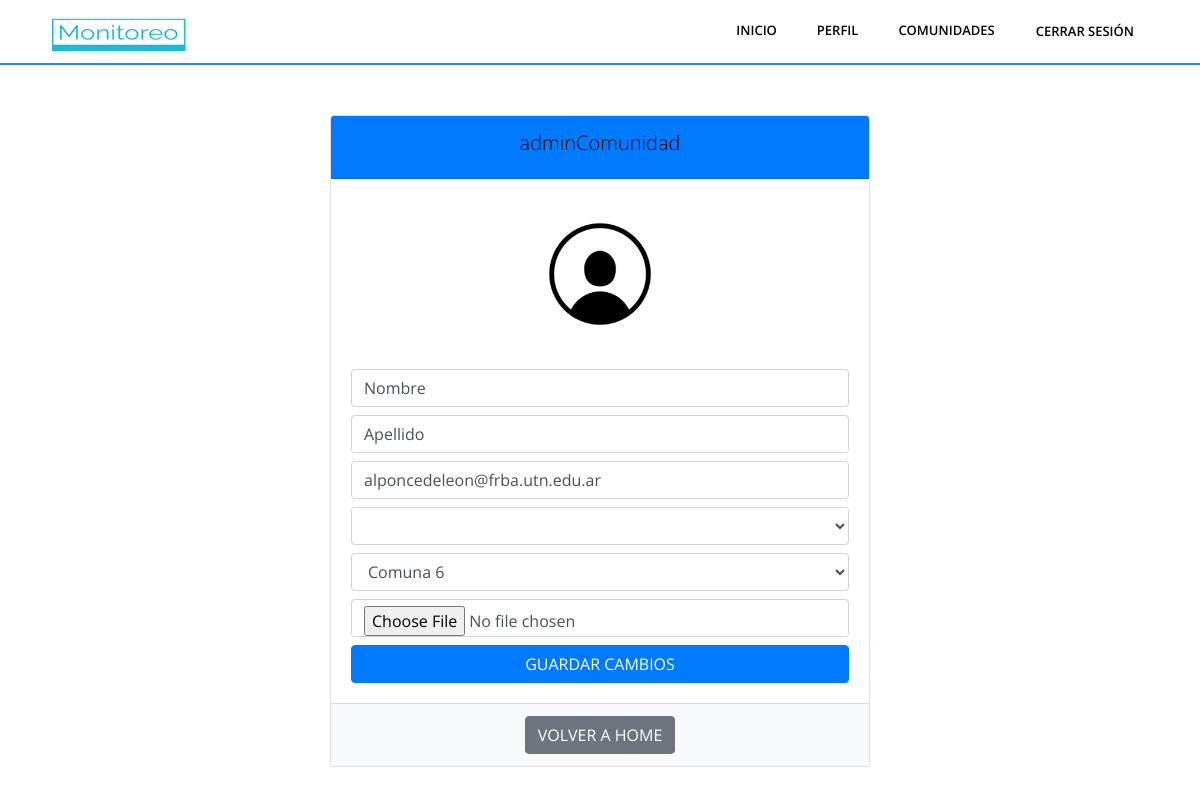
The page /perfil/ (signed in) on the database as committed earlier.
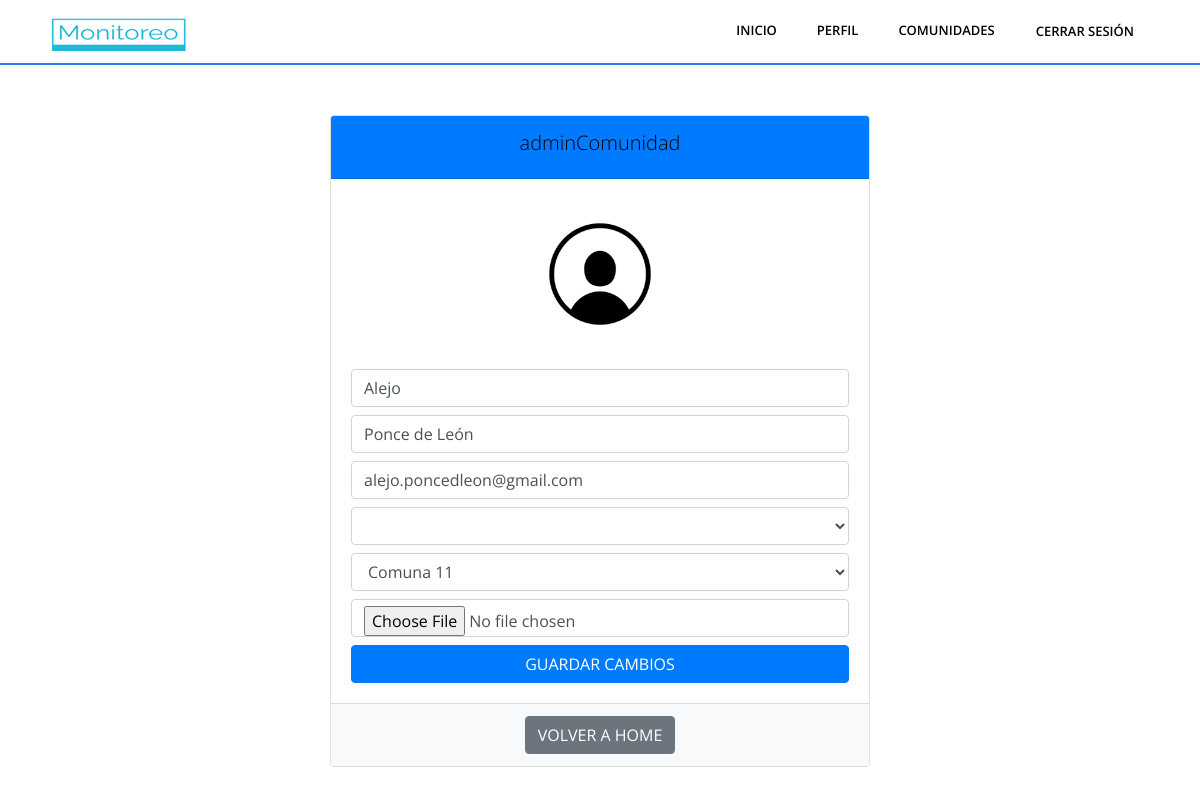
The same page on the database as committed later.
### Aplicaciones/Monitoreo/models.py (models this page shows)
class Perfil(models.Model):
    user = models.OneToOneField(User, on_delete=models.CASCADE)
    nombre = models.CharField(max_length=100)
    apellido = models.CharField(max_length=100)
    email = models.CharField(max_length=100, blank=True, null=True)
    direccion = models.CharField(max_length=100, blank=True, null=True)
    departamento = models.CharField(max_length=100, blank=True, null=True)
    comunidades = models.ManyToManyField(Comunidad, through=ComunidadPerfil, related_name='comunidades', blank=True)
    lineas = models.ManyToManyField(LineaTransporte, through=LineaPerfil, related_name='lineas', blank=True)
    profile_picture = models.ImageField(upload_to='profile_pics/', blank=True, null=True)
    ultima_latitud = models.FloatField(null=True, blank=True)
    ultima_longitud = models.FloatField(null=True, blank=True)
    def __str__(self):
        return self.user.username

### Aplicaciones/Monitoreo/views.py (the view)
# urls.py: path('perfil/',views.perfil_usuario, name = "perfil_usuario"),
@login_required
def perfil_usuario(request):
    group_names = requestGroups(request)
    perfil_usuario = get_object_or_404(Perfil, user=request.user)
    provincias = obtener_provincias()
    if request.method == 'POST':
        form = UserProfileForm(request.POST, request.FILES, instance=perfil_usuario)
        nuevo_email = request.POST.get('email')
        antiguo_email = perfil_usuario.email
        if form.is_valid():
            if(nuevo_email != antiguo_email):
                print('envio de mail en progreso')
                send_mail(
                    '¡Actualizaste tu mail!',
                    f'Hola {perfil_usuario.nombre},\n\nTodas las actualizaciones de tus servicios publicos favoritos llegaran a este correo.\n\nAtentamente,\nEl equipo de nuestra aplicación',
                    'alejo.poncedleon@gmail.com',  # Tu dirección de correo electrónico
                    [nuevo_email],  # Lista de direcciones de correo electrónico de destino
                    fail_silently=False,
                )
            form.save()
            return redirect('index')  # Cambia 'perfil' por el nombre de la URL de tu vista de perfil
    else:
        form = UserProfileForm(instance=perfil_usuario)
    context = {
        'request':request,
        'perfil_usuario': perfil_usuario,
        'form': form,
        'provincias': provincias,
        'groups':group_names
    }
    return render(request, 'perfil.html', context)

### Aplicaciones/Monitoreo/forms.py
class UserProfileForm(forms.ModelForm):
    class Meta:
        model = Perfil
        fields = ['nombre', 'apellido','email', 'direccion', 'departamento' , 'profile_picture']

### Aplicaciones/Monitoreo/requests.py (called while the page is built)
def obtener_provincias():
    try:
        url = 'https://apis.datos.gob.ar/georef/api/provincias'
        parametros = {
            'campos': 'nombre',
            'max':'1000'
        }
        response = requests.get(url, params=parametros)
        if response.status_code == 200:
            datos_json = response.json()
            return datos_json['provincias']
        else:
            print(f"Error al obtener datos: {response.status_code}")
            return None
    except requests.RequestException as e:
        print(f"Error de solicitud: {e}")
        return None

### Aplicaciones/Monitoreo/views.py (called while the page is built)
def requestGroups(request):
    user = request.user
    user_groups = user.groups.all()
    group_names = [group.name for group in user_groups]
    return group_names

### Aplicaciones/Monitoreo/templates/perfil.html (shortened to what this page needs)
{% load static %}
<!DOCTYPE html>
<html lang="es">
  {% include 'fragments/head.html' %}
  <body class="body-wrapper" data-spy="scroll" data-target=".privacy-nav">
    {% include 'fragments/header.html' %}
    <div class="container mt-5">
      <div class="row">
        <div class="col-md-6 offset-md-3">
          <div class="card">
            <div class="card-header bg-primary text-white">
              <h3 class="text-center">{{ user.username }}</h3>
            </div>
            <div class="card-body text-center">
              <img
                src="{{ perfil_usuario.profile_picture.url }}"
                alt="Foto de perfil"
                class="profile-img"
              />
              <div class="profile-details">
                <form method="post" enctype="multipart/form-data">
                  <input
                    type="text"
                    name="nombre"
                    value="{{ perfil_usuario.nombre }}"
                    class="form-control mb-2"
                    placeholder="Ingrese un Nombre"
                  />
                  <input
                    type="text"
                    name="apellido"
                    value="{{ perfil_usuario.apellido }}"
                    class="form-control mb-2"
                    placeholder="Ingrese un Apellido"
                  />
                  <input
                    type="email"
                    name="email"
                    value="{{ perfil_usuario.email }}"
                    class="form-control mb-2"
                    placeholder="Ingrese un Correo Electrónico"
                  />
                  <select
                    id="direccion"
                    name="direccion"
                    class="form-control mb-2"
                  >
                  </select>
                  <select
                    id="departamento"
                    name="departamento"
                    class="form-control mb-2"
                  >
                    {% if perfil_usuario.departamento%}
                    <option value="{{ perfil_usuario.departamento }}" selected>
                      {{ perfil_usuario.departamento }}
                    </option>
                      {% endif %}
                  </select>
                  <input
                    type="file"
                    name="profile_picture"
                    class="form-control mb-2"
                  />
                  <button type="submit" class="btn btn-primary btn-block">
                    Guardar Cambios
                  </button>
                </form>
              </div>
            </div>
            <div class="card-footer bg-light text-center">
              <a href="/" class="btn btn-secondary">Volver a Home</a>
            </div>
          </div>
        </div>
      </div>
    </div>
  </body>
</html>

### Aplicaciones/Monitoreo/templates/fragments/head.html (shortened to what this page needs)
{% load static %}
<head>
    <link rel="stylesheet" href="{% static 'plugins/bootstrap/bootstrap.min.css' %}">
    <link rel="stylesheet" href="{% static 'plugins/themify-icons/themify-icons.css' %}">
    <link rel="stylesheet" href="{% static 'plugins/slick/slick.css' %}">
    <link rel="stylesheet" href="{% static 'plugins/slick/slick-theme.css' %}">
    <link rel="stylesheet" href="{% static 'plugins/fancybox/jquery.fancybox.min.css' %}">
    <link rel="stylesheet" href="{% static 'plugins/aos/aos.css' %}">
    <link href="{% static 'css/style.css' %}" rel="stylesheet">
  </head>

### Aplicaciones/Monitoreo/templates/fragments/header.html (shortened to what this page needs)
{% load static %}
<nav class="navbar main-nav navbar-expand-lg px-2 px-sm-0 py-2 py-lg-0">
  <div class="container">
    <a class="navbar-brand" href="/"><img src="{% static 'images/logo1.png' %}" alt="logo"></a>
    <div class="collapse navbar-collapse" id="navbarNav">
      <ul class="navbar-nav ml-auto">
        <li class="nav-item @@index">
          <a class="nav-link" href="/" >Inicio</a>
        </li>
        {% if 'ComunidadAdmin' in groups or 'Usuario' in groups %}
        <li class="nav-item @@perfil">
          <a class="nav-link" href="/perfil">Perfil</a>
        </li>
        <li class="nav-item dropdown">
          <a class="nav-link dropdown-toggle" href="#" id="navbarDropdown" role="button" data-toggle="dropdown" aria-haspopup="true" aria-expanded="false">
            Comunidades
          </a>
        </li>
        {% endif%}
        <li class="nav-item">
          <form action="{% url 'logout' %}" method="post">
            <button type="submit" class="btn btn-link nav-link">Cerrar sesión</button>
          </form>
        </li>
      </ul>
    </div>
  </div>
</nav>
<hr style="margin: 0px;">

### Aplicaciones/Monitoreo/static/css/style.css (style rules this page uses)
body { font-family: "Open Sans", sans-serif; -webkit-font-smoothing: antialiased; }
h1, h2, h3, h4, h5, h6 { font-family: "Open Sans", sans-serif; color: #000; font-weight: 300; }
h3 { font-size: 20px; line-height: 30px; }
p, li, blockquote, label { font-size: 16px; letter-spacing: 0; line-height: 25px; color: #808080; margin-bottom: 0; }
body { overflow-x: hidden; }
a { font-size: inherit; color: inherit; }
.btn { text-transform: uppercase; }
.main-nav { background: #fff; z-index: 1; }
.main-nav .navbar-brand { padding: 0; }
.main-nav .navbar-nav .nav-item { position: relative; font-family: "Open Sans", sans-serif; }
.main-nav .navbar-nav .nav-item .nav-link { position: relative; text-align: center; font-size: 13px; text-transform: uppercase; font-weight: 600; color: #000; padding-left: 20px; padding-right: 20px; line-height: 45px; }
.main-nav .dropdown { position: relative; }
.dropdown-toggle::after { display: none; }
hr { display: block; height: 2px; border: 0; border-top: 2px solid #2e7eed; margin: 1em 0; padding: 0; }
.profile-img { width: 150px; height: 150px; border-radius: 50%; object-fit: cover; }
.profile-details { margin-top: 20px; }

Rows that differ between the two databases and show on the page:
changed Perfil: nombre "Nombre" → "Alejo"; apellido "Apellido" → "Ponce de León"; email "alponcedeleon@frba.utn.edu.ar" → "alejo.poncedleon@gmail.com"; departamento "Comuna 6" → "Comuna 11"
